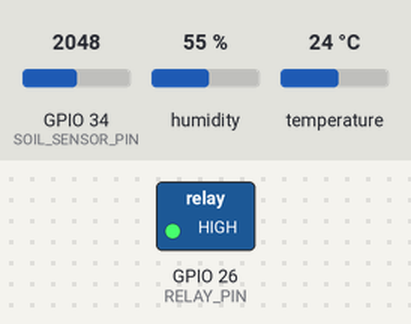
A sketch run on a simulated ESP32. Parts: switched loads named in the sketch (green lamp = pin HIGH). Inputs (shaded band) come from the test bench; at power-on: GPIO 34 (SOIL_SENSOR_PIN) = 2048, humidity 55 %, temperature 24 °C. WiFi joins after 1.5 s; servers stay silent unless stated; what the sketch prints to the serial monitor is not drawn.

Above: at 2.7 s.
2.8 s: GPIO 34 (SOIL_SENSOR_PIN) set to 2640
9.7 s: GPIO 34 (SOIL_SENSOR_PIN) set to 2753
At 10.6 s:
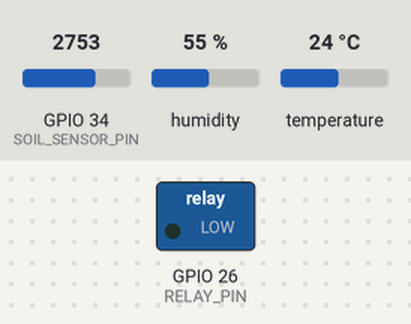
16.6 s: GPIO 34 (SOIL_SENSOR_PIN) set to 2047
At 20.5 s:
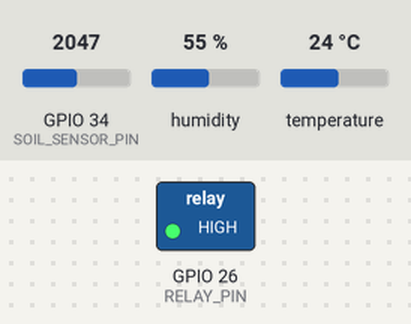
23.5 s: GPIO 34 (SOIL_SENSOR_PIN) set to 2866
At 25.6 s:
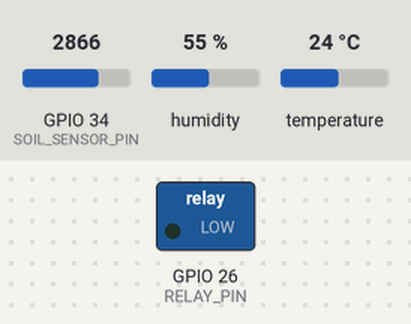
Timing chart, 0 to 27.1 s (numbered marks = the images above; inputs shaded):
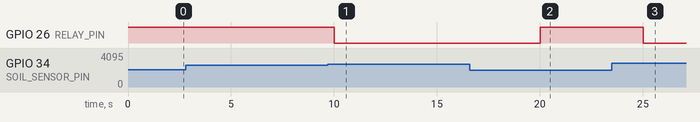

Measured:
- the behaviour switches between 2695 and 2696 on GPIO 34 (SOIL_SENSOR_PIN) (found by bisection; images 0 and 1)
- after the input at 2.8 s, every drawn part: stays the same
- after the input at 9.7 s, GPIO 26 (RELAY_PIN): HIGH → LOW after 0.32 s
- after the input at 16.6 s, GPIO 26 (RELAY_PIN): LOW → HIGH after 3.4 s
- after the input at 23.5 s, GPIO 26 (RELAY_PIN): HIGH → LOW after 1.5 s

The sketch:

smart_irrigation.ino
```cpp
/*
====================================================
 Smart Irrigation System using IoT
 Board : ESP32 Dev Module
 Author: Your Name
====================================================
*/

#include <WiFi.h>
#include <DHT.h>
#include "config.h"

//==============================
// DHT Sensor
//==============================
DHT dht(DHT_SENSOR_PIN, DHT_TYPE);

//==============================
// Variables
//==============================
unsigned long lastSensorRead = 0;
unsigned long lastFirebaseUpload = 0;

int soilMoistureRaw = 0;
int soilMoisturePercent = 0;

float temperature = 0;
float humidity = 0;

PumpState pumpState = PUMP_OFF;

//==============================
// Function Prototypes
//==============================
void connectWiFi();
void readSensors();
void controlPump();
void uploadData();
void printSensorData();


//====================================================
// Setup
//====================================================

void setup()
{
    Serial.begin(SERIAL_BAUD_RATE);

    pinMode(RELAY_PIN, OUTPUT);

    if (RELAY_ACTIVE_LOW)
        digitalWrite(RELAY_PIN, HIGH);
    else
        digitalWrite(RELAY_PIN, LOW);

    dht.begin();

    connectWiFi();

    Serial.println();
    Serial.println(PROJECT_NAME);
    Serial.println("System Started");
}


//====================================================
// Main Loop
//====================================================

void loop()
{
    if (millis() - lastSensorRead >= SENSOR_INTERVAL)
    {
        lastSensorRead = millis();

        readSensors();

        controlPump();

        printSensorData();
    }

    if (ENABLE_FIREBASE &&
        millis() - lastFirebaseUpload >= FIREBASE_INTERVAL)
    {
        lastFirebaseUpload = millis();

        uploadData();
    }
}


//====================================================
// WiFi Connection
//====================================================

void connectWiFi()
{
    Serial.print("Connecting to WiFi");

    WiFi.begin(WIFI_SSID, WIFI_PASSWORD);

    while (WiFi.status() != WL_CONNECTED)
    {
        delay(500);
        Serial.print(".");
    }

    Serial.println();
    Serial.println("WiFi Connected");
    Serial.print("IP Address: ");
    Serial.println(WiFi.localIP());
}


//====================================================
// Read Sensors
//====================================================

void readSensors()
{
    soilMoistureRaw = analogRead(SOIL_SENSOR_PIN);

    soilMoisturePercent =
        moisturePercentage(soilMoistureRaw);

    if (ENABLE_DHT11)
    {
        temperature = dht.readTemperature();

        humidity = dht.readHumidity();
    }
}


//====================================================
// Pump Control
//====================================================

void controlPump()
{
    if (!ENABLE_AUTO_PUMP)
        return;

    if (soilMoisturePercent < MOISTURE_THRESHOLD)
    {
        pumpState = PUMP_ON;

        if (RELAY_ACTIVE_LOW)
            digitalWrite(RELAY_PIN, LOW);
        else
            digitalWrite(RELAY_PIN, HIGH);
    }
    else
    {
        pumpState = PUMP_OFF;

        if (RELAY_ACTIVE_LOW)
            digitalWrite(RELAY_PIN, HIGH);
        else
            digitalWrite(RELAY_PIN, LOW);
    }
}


//====================================================
// Upload Data
//====================================================

void uploadData()
{
    /*
      Replace this section with
      Firebase upload code.

      Upload:

      soil moisture

      temperature

      humidity

      pump status

      timestamp
    */

    Serial.println("Uploading data to cloud...");
}


//====================================================
// Serial Monitor Output
//====================================================

void printSensorData()
{
    Serial.println("--------------------------------");

    Serial.print("Soil Moisture Raw : ");
    Serial.println(soilMoistureRaw);

    Serial.print("Soil Moisture (%) : ");
    Serial.print(soilMoisturePercent);
    Serial.println("%");

    Serial.print("Temperature : ");
    Serial.print(temperature);
    Serial.println(" C");

    Serial.print("Humidity : ");
    Serial.print(humidity);
    Serial.println(" %");

    Serial.print("Pump Status : ");

    if (pumpState == PUMP_ON)
        Serial.println("ON");
    else
        Serial.println("OFF");

    Serial.println("--------------------------------");
}
```

config.h
```cpp
#ifndef CONFIG_H
#define CONFIG_H

/****************************************************
 * Smart Irrigation System using IoT
 * Configuration File
 *
 * Author : Your Name
 * Board  : ESP32 Dev Module
 * IDE    : Arduino IDE 2.x
 ****************************************************/

//====================================================
// Wi-Fi Configuration
//====================================================

// Replace with your Wi-Fi credentials

#define WIFI_SSID       "YOUR_WIFI_NAME"
#define WIFI_PASSWORD   "YOUR_WIFI_PASSWORD"


//====================================================
// Firebase Configuration
//====================================================

// Replace these values with your Firebase project details

#define API_KEY         "YOUR_FIREBASE_API_KEY"

#define DATABASE_URL    "https://your-project-id-default-rtdb.firebaseio.com/"

#define USER_EMAIL      "your-email@example.com"

#define USER_PASSWORD   "your-password"


//====================================================
// GPIO Pin Configuration
//====================================================

#define SOIL_SENSOR_PIN     34

#define DHT_SENSOR_PIN      4

#define RELAY_PIN           26


//====================================================
// Sensor Configuration
//====================================================

#define DHT_TYPE DHT11


//====================================================
// Moisture Threshold
//====================================================

// Soil Moisture (%)
//
// Pump ON  -> Moisture below threshold
// Pump OFF -> Moisture above threshold

const int MOISTURE_THRESHOLD = 35;


//====================================================
// Sensor Calibration
//====================================================

// Raw ADC values
// Adjust these after calibration

const int DRY_SOIL_VALUE = 3500;

const int WET_SOIL_VALUE = 1200;


//====================================================
// Pump Configuration
//====================================================

const bool RELAY_ACTIVE_LOW = true;


//====================================================
// Timing Configuration
//====================================================

// Read sensors every 5 seconds

const unsigned long SENSOR_INTERVAL = 5000;

// Upload data every 5 seconds

const unsigned long FIREBASE_INTERVAL = 5000;

// Retry Wi-Fi every 10 seconds

const unsigned long WIFI_RETRY_INTERVAL = 10000;


//====================================================
// Serial Monitor
//====================================================

const long SERIAL_BAUD_RATE = 115200;


//====================================================
// Project Information
//====================================================

#define PROJECT_NAME "Smart Irrigation System"

#define VERSION "1.0.0"

#define AUTHOR "Your Name"


//====================================================
// Feature Flags
//====================================================

// Enable or disable optional features

#define ENABLE_FIREBASE      true

#define ENABLE_DHT11         true

#define ENABLE_SERIAL_LOG    true

#define ENABLE_AUTO_PUMP     true


//====================================================
// Pump Status
//====================================================

enum PumpState
{
    PUMP_OFF = 0,
    PUMP_ON = 1
};


//====================================================
// Helper Function
//====================================================

// Convert raw ADC value to moisture percentage

inline int moisturePercentage(int rawValue)
{
    rawValue = constrain(rawValue, WET_SOIL_VALUE, DRY_SOIL_VALUE);

    return map(rawValue,
               DRY_SOIL_VALUE,
               WET_SOIL_VALUE,
               0,
               100);
}

#endif
```
